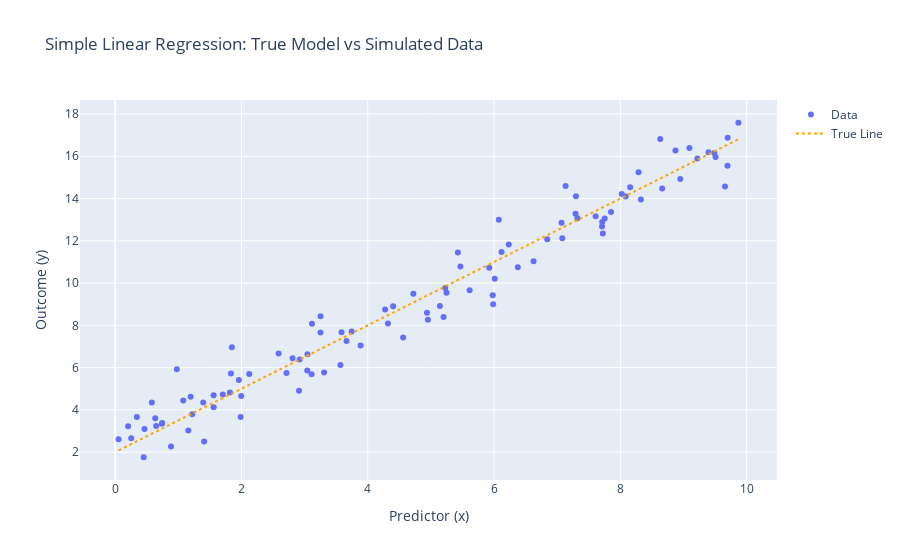

The notebook cell this image was saved under:
### Code cell
import numpy as np
import scipy.stats as stats
import plotly.graph_objects as go

# Define parameters
n = 100  # number of data points
beta0 = 2  # intercept
beta1 = 1.5  # slope
sigma = 1  # standard deviation of errors

# Generate predictor variable (x) from a uniform distribution
np.random.seed(42)
x = stats.uniform.rvs(0, 10, size=n)

# Generate error terms from a normal distribution
errors = stats.norm.rvs(0, sigma, size=n)

# Generate outcome variable (y) using the theoretical linear model
y = beta0 + beta1 * x + errors

# Visualization of the data and the true regression line
fig = go.Figure()

# Scatter plot of the data points (x, y)
fig.add_trace(go.Scatter(x=x, y=y, mode='markers', name='Data'))

# Add the true theoretical line (without noise)
x_line = np.array([x.min(), x.max()])
y_line = beta0 + beta1 * x_line
fig.add_trace(go.Scatter(x=x_line, y=y_line, mode='lines', name='True Line', line=dict(color='orange', dash='dot')))

# Show the plot
fig.update_layout(title='Simple Linear Regression: True Model vs Simulated Data',
                  xaxis_title='Predictor (x)',
                  yaxis_title='Outcome (y)')
fig.show()

### Figure 1 — Plotly figure (JSON) as saved in the notebook; plotly's stock layout.template omitted (floating-point values rounded to 4 significant figures)
{"data": [{"mode": "markers", "name": "Data", "type": "scatter", "x": [3.745, 9.507, 7.32, 5.987, 1.56, 1.56, 0.5808, 8.662, 6.011, 7.081, 0.2058, 9.699, 8.324, 2.123, 1.818, 1.834, 3.042, 5.248, 4.319, 2.912, 6.119, 1.395, 2.921, 3.664, 4.561, 7.852, 1.997, 5.142, 5.924, 0.4645, 6.075, 1.705, 0.6505, 9.489, 9.656, 8.084, 3.046, 0.9767, 6.842, 4.402, 1.22, 4.952, 0.3439, 9.093, 2.588, 6.625, 3.117, 5.201, 5.467, 1.849, 9.696, 7.751, 9.395, 8.948, 5.979, 9.219, 0.8849, 1.96, 0.4523, 3.253, 3.887, 2.713, 8.287, 3.568, 2.809, 5.427, 1.409, 8.022, 0.7455, 9.869, 7.722, 1.987, 0.05522, 8.155, 7.069, 7.29, 7.713, 0.7404, 3.585, 1.159, 8.631, 6.233, 3.309, 0.6356, 3.11, 3.252, 7.296, 6.376, 8.872, 4.722, 1.196, 7.132, 7.608, 5.613, 7.71, 4.938, 5.227, 4.275, 0.2542, 1.079], "y": [7.705, 15.96, 13.07, 8.992, 4.121, 4.697, 4.349, 14.47, 10.21, 12.12, 3.224, 16.88, 13.96, 5.698, 4.824, 5.72, 5.862, 9.544, 8.087, 4.905, 11.47, 4.353, 6.387, 7.261, 7.426, 13.36, 4.652, 8.911, 10.72, 3.101, 13.0, 4.732, 3.233, 16.16, 14.57, 14.1, 6.629, 5.928, 12.07, 8.904, 3.796, 8.259, 3.659, 16.39, 6.673, 11.03, 8.078, 8.399, 10.79, 6.963, 15.55, 13.06, 16.19, 14.92, 9.418, 15.9, 2.265, 5.413, 1.759, 8.43, 7.047, 5.748, 15.24, 6.12, 6.441, 11.45, 2.506, 14.22, 3.378, 17.59, 12.35, 3.66, 2.605, 14.53, 12.85, 13.28, 12.89, 3.343, 7.67, 3.024, 16.81, 11.82, 5.772, 3.61, 5.69, 7.665, 14.1, 10.74, 16.27, 9.496, 4.616, 14.6, 13.17, 9.665, 12.67, 8.591, 9.764, 8.754, 2.658, 4.446]}, {"line": {"color": "orange", "dash": "dot"}, "mode": "lines", "name": "True Line", "type": "scatter", "x": [0.05522, 9.869], "y": [2.083, 16.8]}], "layout": {"title": {"text": "Simple Linear Regression: True Model vs Simulated Data"}, "xaxis": {"title": {"text": "Predictor (x)"}}, "yaxis": {"title": {"text": "Outcome (y)"}}}}
